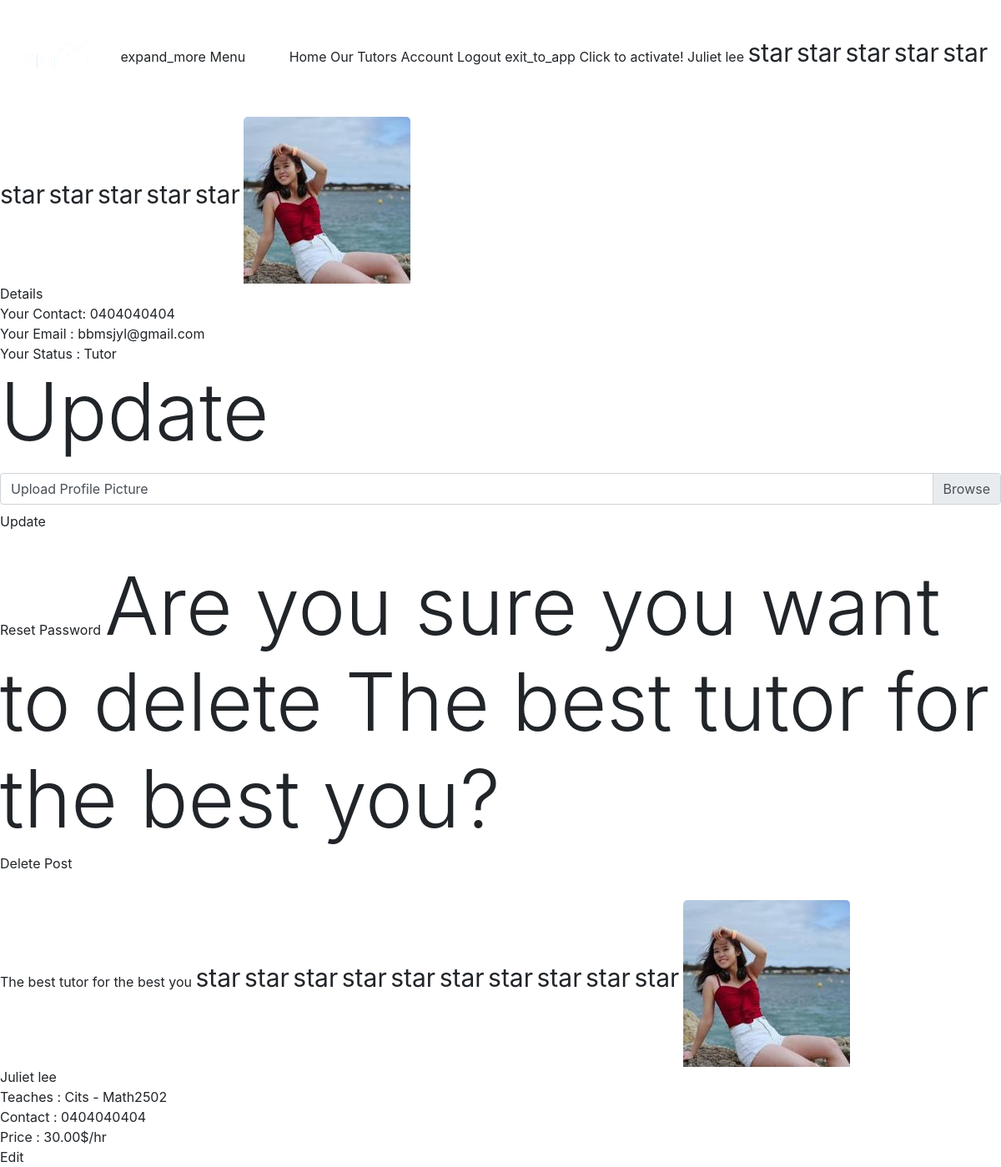
/profile/ (signed in), run on the app's committed database.
### users/models.py (models this page shows, shortened)
class Profile(models.Model):
    user = models.OneToOneField(User, on_delete=models.CASCADE)
    tutor = models.BooleanField(default=False)
    pic = models.ImageField(upload_to = 'profile_pic', default = 'download.png')
    phone = models.CharField(max_length=30, default = "0404040404")
    is_active = models.BooleanField(default=False)

### blog/models.py (models this page shows, shortened)
class Ad(models.Model):
    author = models.ForeignKey(User, on_delete=models.CASCADE)
    title = models.CharField(max_length=100, default = "Hey, I am here to help you")
    date = models.DateTimeField(default=timezone.now)
    subject = models.CharField(max_length=100) #or use foreign key
    unit = models.CharField(max_length=100, blank=True)
    description = models.TextField()
    price = models.DecimalField(max_digits=10, decimal_places=2, default = 25.00)

### users/views.py (the view)
# urls.py: path('profile/', user_views.profile, name = 'user-profile'),
@login_required
def profile(request):
    user = request.user#acquire current user
    ads = Ad.objects.filter(author = user).order_by("-date").annotate(average_rating=Round(Avg('rate__rating')))
    count = 0
    summed = 0
    average_value = 0
    if len(ads) != 0:
        for ad in ads:
            if (ad.average_rating):
                summed += ad.average_rating
            count +=1
        average_value = round(summed/count)
    if(request.method) == 'POST':
        u_form = UserUpdateForm(request.POST, instance=request.user)
        p_form = ProfileUpdateForm(request.POST, request.FILES, instance=request.user.profile)
        if 'Update' in request.POST:
            if u_form.is_valid() and p_form.is_valid():
                u_form.save()
                p_form.save()
                messages.success(request, f'Your account information is updated')
                return redirect('blog-marketplace')
            else:
                print(u_form.errors)
                print(p_form.errors)
    else:
        u_form = UserUpdateForm(instance=request.user)
        p_form = ProfileUpdateForm(instance= request.user.profile)
    context = {
        'u_form': u_form,
        'p_form': p_form,
        'ads':ads,
        'avg':average_value
    }
    return render(request, 'users/profile.html', context)

### users/views.py (called while the page is built)
@register.filter
def get_range(value):
    return range(value)

@register.filter
def subtract(value, arg):
    return value - arg

@register.filter
def rounding(value):
    return round(value)

### users/templates/users/profile.html (shortened to what this page needs)
{% extends 'blog/layout.html' %}
{% load crispy_forms_tags %}
{% block content %}
<v-content>
<v-layout column justify-space-around >
<v-container fluid >
<v-flex mt-0>
    <v-layout row wrap justify-space-around>
<v-flex xs10  sm8 md5 mt-3>
  <v-card   class=" pb-0 pt-3"
  class="rounded-card"
  >
  <v-layout column  justify-space-around>
      <v-flex >
          <v-card-text class = "font-weight-thin title text-center pt-0 pb-1">                         {{ user.first_name }} {{ user.last_name }}
            </v-card-text>
      </v-flex>
      <v-flex text-center>
          {%for i in 10|subtract:avg|rounding|get_range %}
          <span><v-icon color="gray darken-2  " class = "starry">star</v-icon></span>
          {%endfor%}
      </v-flex>
  <v-flex>
      <v-layout row justifiy-space-around>
          <v-flex xs5 offset-xs1  mt-3 pa-3 offset-md1 >
              {% load static %}
              <v-avatar
              tile
            size="130"
            color="grey lighten-4"
          >
            <img src="{{ user.profile.pic.url }}" alt="avatar is too big!">
          </v-avatar>
         </v-flex>
          <v-flex xs8 offset-xs1  mt-4 pa-3 md9>
            <div class = "headline"> Details</div>
                  <div>Your Contact: {{user.profile.phone}}</div>
                  <div>Your Email  : {{ user.email }}</div>
                  {% if user.profile.tutor %}
                  <div>Your Status : Tutor</div>
                  {%else%}
                  <div>Your Status : Student</div>
                  {%endif%}
              <v-flex mr-3>
                  <v-dialog v-model="dialog" max-width="600px" >
<v-layout column>
                                    <v-card >
                                      <v-flex text-center mt-4>
                                          <v-card-text class = "  display-1 font-weight-light">Update</v-card-text>
                                      </v-flex>
                                          <v-flex mx-5>
                                          <v-card-text>
                                              <form class = " mt-3 navbar-form navbar-right" enctype="multipart/form-data"  method = "POST"  >
                                                  <v-layout column>
                                                  <v-flex mt-3 >
                                                        <div class="custom-file">
                                                            <label class="custom-file-label" for="customFileLang">Upload Profile Picture</label>
                                                          </div>
                                                        </v-flex>
                                             </v-flex>
                                              <v-btn
                                              type = "submit"
                                              class="mx-0 mt-2 mb-3"
                                              large
                                              dark
                                              color = "warning nodecor"
                                              name = Update
                                            >
                                            Update
                                            </v-btn>
                                          </v-layout>
                                            </v-flex>
                                          </v-card>
                                        </v-layout>
</v-flex>
      </v-layout>
<v-flex xs12>
    <v-btn  class = "ma-0 nodecor" href = "/passchange" block dark color = "blue">Reset Password</v-btn>
</v-flex>
{% if ads|length > 0 %}
        <v-container fluid >
            <v-flex mt-0>
                <v-layout row wrap justify-space-around>
            {% for ad in ads %}
        <v-flex xs10  sm8 md5 mt-3>
        <v-card   class=" pb-0 pt-3"
        class="rounded-card"
        >
        <v-dialog v-model="dialog" max-width="600px" >
        <v-layout column>
            <v-card >
              <v-flex text-center mt-4>
                  <v-card-text class = "  display-1 font-weight-light">Are you sure you want to delete  {{ ad.title}}?</v-card-text>
              </v-flex>
                  <v-flex mx-5>
                  <v-card-text>
                          <form enctype="multipart/form-data" action = "/post/{{ad.id}}/delete/ " method = "POST" >
                          <v-layout column>
                              <v-btn
                              type = "submit"
                              class="mx-0 mt-2 mb-3"
                              large
                              dark
                              color = "warning nodecor"
                            >Delete Post</v-btn>
                  </v-card-text>
                  </v-card>
                </v-layout>
                      </v-layout>
                  </v-flex>
        <v-layout column  justify-space-around>
            <v-flex >
                <v-card-text class = "font-weight-thin title text-center pt-0 pb-1"> {{ad.title}} </v-card-text>
            </v-flex>
            <v-flex text-center>
                {% if ad.average_rating %}
                {% for n in ad.average_rating|rounding|get_range %}
                <span><v-icon color="amber darken-2"  class = "starry" >star</v-icon></span>
                {%endfor%}
                {%for i in 10|subtract:ad.average_rating|rounding|get_range %}
                <span><v-icon color="gray darken-2  " class = "starry">star</v-icon></span>
                {%endfor%}
                {%else%}
                {%for i in 10|get_range %}
                <span><v-icon  color="gray darken-2" class = "starry" >star</v-icon></span>
                {%endfor%}
                {%endif%}
            </v-flex>
        <v-flex>
            <v-layout row justifiy-space-around>
                <v-flex xs5 offset-xs1  mt-3 pa-3 offset-md1 >
                        <v-avatar
                        tile
                      size="130"
                      color="grey lighten-4"
                    >
                      <img src="{{ ad.author.profile.pic.url }}" alt="avatar">
                    </v-avatar>
                </v-flex>
                <v-flex xs8 offset-xs1  mt-3 pa-3 md9>
                        <div class="headline"> {{ ad.author.first_name }} {{ ad.author.last_name }} </div>
                        <div class = "units">Teaches : {{ad.subject.capitalize}} - {{ad.unit.capitalize}}</div>
                        <div>Contact : {{ad.author.profile.phone}}</div>
                        <div>Price   : {{ad.price}}$/hr</div>
                        <v-flex mr-3>
                        <v-btn href = "/post/{{ad.id}}/update/" class = "nodecor" block  color = "warning">Edit</v-btn>
                     </v-flex>
        </v-layout>
        </v-flex>
        {%endfor%}
        </v-layout>
                                                              </v-container>
                </v-content>
        {%else%}
<v-container   grid-list-xl  >
<v-text text-center class = "display-1">No Ads found</v-text>
</v-container>
{%endif%}
  {% endblock %}

### blog/static/blog/Entry.css (style rules this page uses)
img { border-radius: 5px 5px 0 0; }
@media only screen and (min-width: 652px) { .starry { font-size:25px; } }
@media only screen and (min-width: 652px) { .units { max-width: 250px; overflow: hidden; white-space: nowrap; text-overflow: ellipsis; } }
@media only screen and (min-width: 768px) { .starry { font-size:25px; } }
@media only screen and (min-width: 768px) { .units { max-width: 250px; overflow: hidden; white-space: nowrap; text-overflow: ellipsis; } }
@media only screen and (min-width: 850px) { .starry { font-size:25px; } }
@media only screen and (min-width: 850px) { .units { max-width: 250px; overflow: hidden; white-space: nowrap; text-overflow: ellipsis; } }
@media only screen and (min-width: 992px) { .starry { font-size:25px; } }
@media only screen and (min-width: 992px) { .units { max-width: 250px; overflow: hidden; white-space: nowrap; text-overflow: ellipsis; } }
@media only screen and (min-width: 1200px) { .starry { font-size:30px; } }
@media only screen and (min-width: 1200px) { .units { max-width: 290px; overflow: hidden; white-space: nowrap; text-overflow: ellipsis; } }
.custom-file-input, .custom-file-label { cursor: pointer; }

### data on the page
Ad: title "The best tutor for the best you", author.profile.pic (picture), author.first_name "Juliet", author.last_name "lee", subject "Cits", unit "Math2502", author.profile.phone "0404040404", price "30.00"

### other printed values
{{ user.first_name }} "Juliet"
{{ user.last_name }} "lee"
{{ user.profile.phone }} "0404040404"
{{ user.email }} "bbmsjyl@gmail.com"
